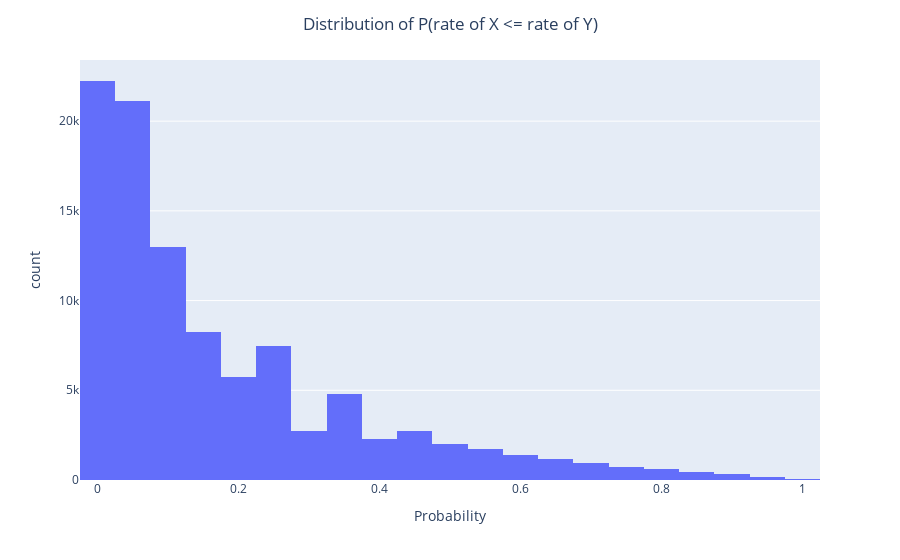

Notebook code cell kept with this figure:
### Code cell
def simulateP(p1, n1, p2, n2, nExperiments=100000):
    x1=stats.binom.rvs(p=p1, n=n1, size=nExperiments)
    a1=1+x1
    b1=1+n1-x1

    x2=stats.binom.rvs(p=p2, n=n2, size=nExperiments)
    a2=1+x2
    b2=1+n2-x2

    n=500
    betaRVS_1=[stats.beta.rvs(i, j, size=n) for i,j in zip(a1,b1)]
    betaRVS_2=[stats.beta.rvs(i, j, size=n) for i,j in zip(a2,b2)]

    Probability=[i<=j for i,j in zip(betaRVS_1,betaRVS_2)]
    Probability=[np.average(i) for i in Probability] #Monte Carlo estimation of the posterior P(X<Y|data)

    fig=px.histogram(dict(Probability=Probability), x="Probability", nbins=50)
    fig.update_layout(title=dict(text="Distribution of P(rate of X <= rate of Y)", x=0.5))
    fig.show()

simulateP(4.2/5, 10, 3.0/5, 18)

### Figure 1 — Plotly figure (JSON) as saved in the notebook; plotly's stock layout.template omitted (floating-point values rounded to 4 significant figures; data arrays with more than 128 entries replaced by an {"elided": "..."} marker saying what was removed)
{"data": [{"alignmentgroup": "True", "bingroup": "x", "hovertemplate": "Probability=%{x}<br>count=%{y}<extra></extra>", "legendgroup": "", "marker": {"color": "#636efa", "pattern": {"shape": ""}}, "name": "", "nbinsx": 50, "offsetgroup": "", "orientation": "v", "showlegend": false, "type": "histogram", "x": {"elided": "100000 float values"}, "xaxis": "x", "yaxis": "y"}], "layout": {"barmode": "relative", "legend": {"tracegroupgap": 0}, "margin": {"t": 60}, "title": {"text": "Distribution of P(rate of X <= rate of Y)", "x": 0.5}, "xaxis": {"anchor": "y", "domain": [0, 1], "title": {"text": "Probability"}}, "yaxis": {"anchor": "x", "domain": [0, 1], "title": {"text": "count"}}}}
